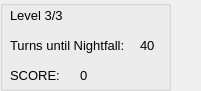
     <widget class="QWidget" name="lvl3_score_widget" native="true">
      <property name="geometry">
       <rect>
        <x>380</x>
        <y>10</y>
        <width>201</width>
        <height>91</height>
       </rect>
      </property>
      <widget class="QLabel" name="lvl3_score_text">
       <property name="geometry">
        <rect>
         <x>10</x>
         <y>60</y>
         <width>81</width>
         <height>31</height>
        </rect>
       </property>
       <property name="font">
        <font>
         <family>Arial</family>
         <pointsize>10</pointsize>
        </font>
       </property>
       <property name="text">
        <string>SCORE: </string>
       </property>
      </widget>
      <widget class="QLabel" name="lvl3_turns_text">
       <property name="geometry">
        <rect>
         <x>10</x>
         <y>30</y>
         <width>121</width>
         <height>31</height>
        </rect>
       </property>
       <property name="font">
        <font>
         <family>Arial</family>
         <pointsize>10</pointsize>
        </font>
       </property>
       <property name="text">
        <string>Turns until Nightfall:</string>
       </property>
      </widget>
      <widget class="QLabel" name="lvl3_lvl">
       <property name="geometry">
        <rect>
         <x>10</x>
         <y>0</y>
         <width>71</width>
         <height>31</height>
        </rect>
       </property>
       <property name="font">
        <font>
         <family>Arial</family>
         <pointsize>10</pointsize>
        </font>
       </property>
       <property name="text">
        <string>Level 3/3</string>
       </property>
      </widget>
      <widget class="QLabel" name="lvl3_turns_no">
       <property name="geometry">
        <rect>
         <x>140</x>
         <y>30</y>
         <width>41</width>
         <height>31</height>
        </rect>
       </property>
       <property name="font">
        <font>
         <family>Arial</family>
         <pointsize>10</pointsize>
        </font>
       </property>
       <property name="text">
        <string>40</string>
       </property>
      </widget>
      <widget class="QLabel" name="lvl3_score_no">
       <property name="geometry">
        <rect>
         <x>80</x>
         <y>60</y>
         <width>131</width>
         <height>31</height>
        </rect>
       </property>
       <property name="font">
        <font>
         <family>Arial</family>
         <pointsize>10</pointsize>
        </font>
       </property>
       <property name="text">
        <string>0</string>
       </property>
      </widget>
      <widget class="QGroupBox" name="lvl3_score_box">
       <property name="geometry">
        <rect>
         <x>0</x>
         <y>0</y>
         <width>171</width>
         <height>91</height>
        </rect>
       </property>
       <property name="autoFillBackground">
        <bool>true</bool>
       </property>
      </widget>
      <zorder>lvl3_score_box</zorder>
      <zorder>lvl3_score_text</zorder>
      <zorder>lvl3_turns_text</zorder>
      <zorder>lvl3_turns_no</zorder>
      <zorder>lvl3_score_no</zorder>
      <zorder>lvl3_lvl</zorder>
     </widget>
